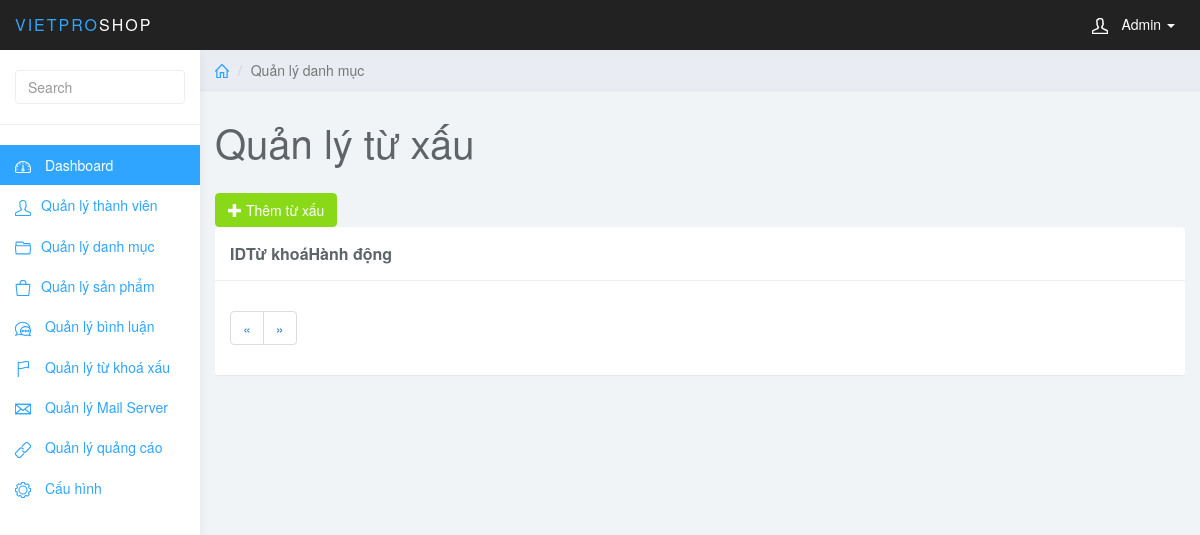
Before: /admin/index.php?page_layout=rep_comment (signed in) with the older database file.
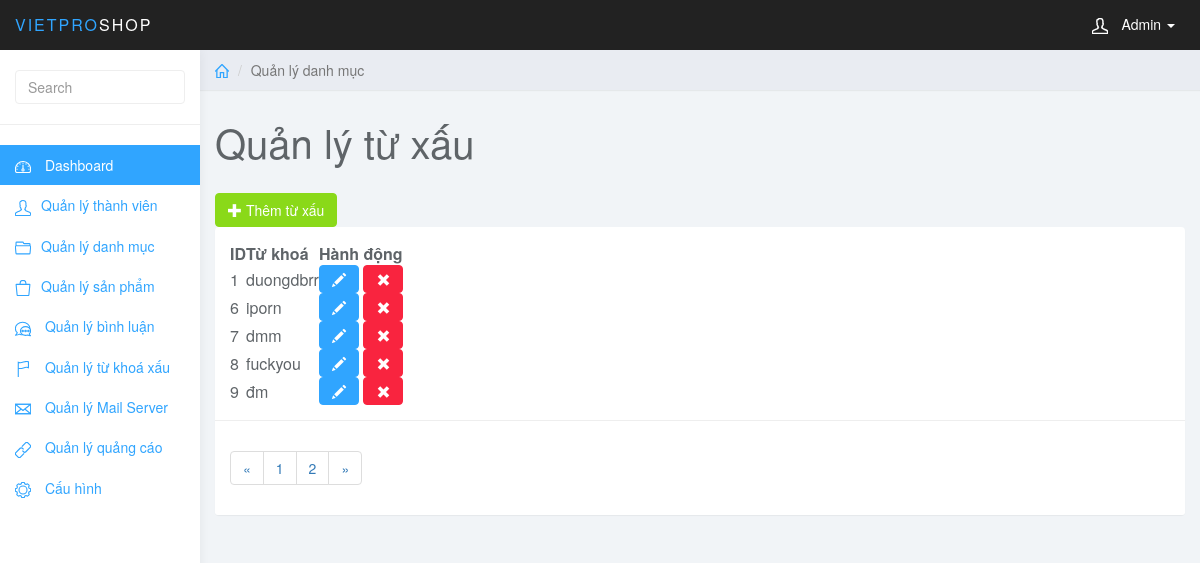
After: the same page with the newer database file.
### tables this page shows
CREATE TABLE `rep_cmt` (
  `rep_id` int(11) NOT NULL,
  `rep_keyword` varchar(255) NOT NULL
);

### admin/rep_comment.php (the view, shortened to what this page needs)
<div class="col-sm-9 col-sm-offset-3 col-lg-10 col-lg-offset-2 main">
	<div class="row">
		<ol class="breadcrumb">
			<li><a href="#"><svg class="glyph stroked home">
						<use xlink:href="#stroked-home"></use>
					</svg></a></li>
			<li class="active">Quản lý danh mục</li>
		</ol>
	</div>
	<div class="row">
		<div class="col-lg-12">
			<h1 class="page-header">Quản lý từ xấu</h1>
		</div>
	</div>
	<div id="toolbar" class="btn-group">
		<a href="index.php?page_layout=add_keyword" class="btn btn-success">
			<i class="glyphicon glyphicon-plus"></i> Thêm từ xấu
		</a>
	</div>
	<div class="row">
		<div class="col-md-12">
			<div class="panel panel-default">
				<div class="panel-body">
					<table data-toolbar="#toolbar" data-toggle="table">
						<thead>
							<tr>
								<th data-field="id" data-sortable="true">ID</th>
								<th>Từ khoá</th>
								<th>Hành động</th>
							</tr>
						</thead>
						<tbody>
							<?php
							if (isset($_GET["page"])) {
								$page = $_GET["page"];
							} else {
								$page = 1;
							}
							$rows_per_page = 5;
							$per_row = $page * $rows_per_page - $rows_per_page;
							$total_rows = mysqli_num_rows(mysqli_query($conn, "SELECT * FROM rep_cmt"));
							$total_pages = ceil($total_rows / $rows_per_page);
							$list_page = '<ul class="pagination">';
							$page_prev = $page - 1;
							if ($page_prev == 0) {
								$page_prev = 1;
							}
							$list_page .= '<li class="page-item"><a class="page-link" href="index.php?page_layout=rep_comment&page=' . $page_prev . '">&laquo;</a></li>';
							for ($u = 1; $u <= $total_pages; $u++) {
								$list_page .= '<li class="page-item"><a class="page-link" href="index.php?page_layout=rep_comment&page=' . $u . '">' . $u . '</a></li>';
							}
							$page_next = $page + 1;
							if ($page_next > $total_pages) {
								$page_next = $total_pages;
							}
							$list_page .= '<li class="page-item"><a class="page-link" href="index.php?page_layout=rep_comment&page=' . $page_next . '">&raquo;</a></li>';
							$list_page .= '</ul>';
							$sql = "SELECT * FROM rep_cmt
									ORDER BY rep_id ASC
									LIMIT $per_row, $rows_per_page";
							$query = mysqli_query($conn, $sql);
							while ($row = mysqli_fetch_array($query)) {
							?>
								<tr>
									<td style=""><?php echo $row["rep_id"]; ?></td>
									<td style=""><?php echo $row["rep_keyword"]; ?></td>
									<td class="form-group">
										<a href="index.php?page_layout=edit_keyword&rep_id=<?php echo $row["rep_id"]?>" class="btn btn-primary"><i class="glyphicon glyphicon-pencil"></i></a>
										<a href="del_keyword.php?rep_id=<?php echo $row["rep_id"] ?>" class="btn btn-danger"><i class="glyphicon glyphicon-remove"></i></a>
									</td>
								</tr>
							<?php } ?>
						</tbody>
					</table>
				</div>
				<div class="panel-footer">
					<nav aria-label="Page navigation example">
						<?php echo $list_page; ?>
					</nav>
				</div>
			</div>
		</div>
	</div>
</div>

Changed rows visible on the page:
added rep_cmt: rep_id "1", rep_keyword "duongdbrr"
added rep_cmt: rep_id "6", rep_keyword "iporn"
added rep_cmt: rep_id "7", rep_keyword "dmm"
added rep_cmt: rep_id "8", rep_keyword "fuckyou"
added rep_cmt: rep_id "9", rep_keyword "đm"
Other visible differences:
new list line: "1"
new list line: "2"
